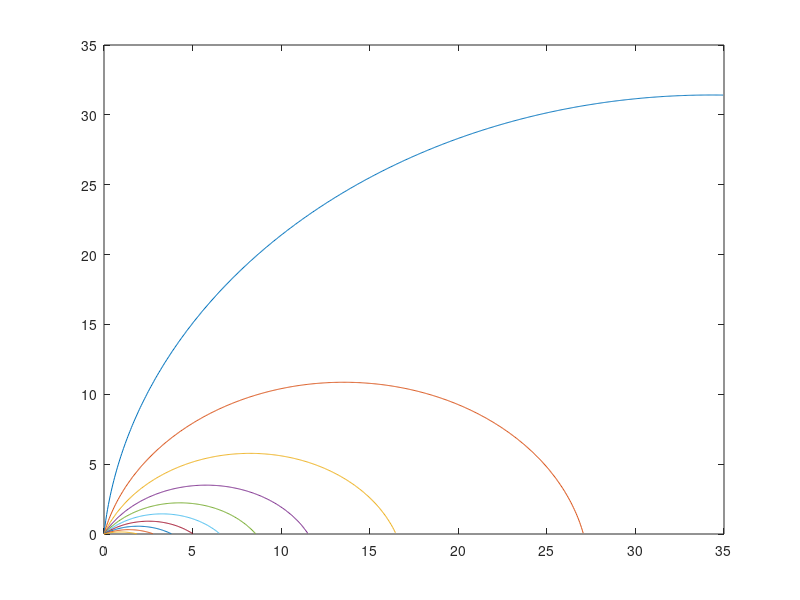

This figure's MATLAB source: (Note: this script raises an error after producing the figure.)
x=1:50:35000;
vo=1800;c=.6;nrays=10;
thetamin=5;thetamax=80;
deltheta=(thetamax-thetamin)/nrays;
zraypath=zeros(nrays,length(x));
for k=1:nrays
	theta=thetamin+(k-1)*deltheta;
	p=sin(pi*theta/180)/vo;
	cs=cos(pi*theta/180);
	z = (sqrt( 1/(p^2*c^2) - (x-cs/(p*c)).^2) -vo/c);
	ind=find(imag(z)~=0.0);
	if(~isempty(ind))
		z(ind)=nan*ones(size(ind));
	end
	ind=find(real(z)<0.);
	if(~isempty(ind))
		z(ind)=nan*ones(size(ind));
	end
	zraypath(k,:) = real(z);
end
figure;plot(x/1000,zraypath/1000);flipy;
xlabel('x kilometers');ylabel('z kilometers')
